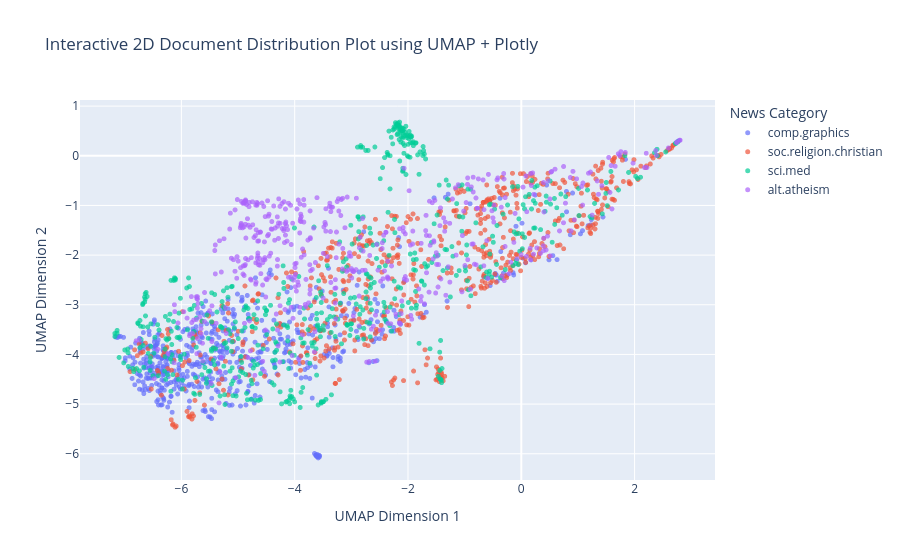

Notebook source saved alongside this figure:
### Markdown cell above
### >>> **Exercise 12 (take home):**
If you want a nicer interactive visualization here, I would encourage you try to install and use plotly to achieve this.

### Code cell
# Answer here
!pip install plotly
import plotly.express as px
import umap
import pandas as pd

try:
    embedding.shape
    print("Existing UMAP embedding data detected, using it directly.")
except NameError:
    print("UMAP embedding data not found, re-running dimensionality reduction...")
    reducer = umap.UMAP(n_components=2, random_state=42)
    embedding = reducer.fit_transform(X_counts)
    print("Dimensionality reduction complete.")

# DataFrame containing x, y coordinates, category, and hover tooltip information.
plot_df = pd.DataFrame(embedding, columns=['x', 'y'])
plot_df['category'] = X['category_name']
# Truncate the first 60 characters of each article for a preview.
plot_df['text_preview'] = X['text'].str[:60] + '...'

print("\nDataFrame for Plotly plot (preview of the first 5 rows):")
print(plot_df.head())

fig = px.scatter(
    plot_df,
    x='x',
    y='y',
    color='category',
    hover_data={
        'category': True,
        'text_preview': True,
        'x': False, # Do not show x coordinate in hover
        'y': False  # Do not show y coordinate in hover
    },
    title='Interactive 2D Document Distribution Plot using UMAP + Plotly'
)

fig.update_layout(
    legend_title_text='News Category',
    xaxis_title='UMAP Dimension 1',
    yaxis_title='UMAP Dimension 2'
)

fig.update_traces(marker=dict(size=5, opacity=0.7))
fig.show()

### Figure 1 — Plotly figure (JSON) as saved in the notebook; plotly's stock layout.template omitted (floating-point values rounded to 4 significant figures; data arrays with more than 128 entries replaced by an {"elided": "..."} marker saying what was removed)
{"data": [{"customdata": {"elided": "584x2 str values"}, "hovertemplate": "category=%{customdata[0]}<br>text_preview=%{customdata[1]}<extra></extra>", "legendgroup": "comp.graphics", "marker": {"color": "#636efa", "opacity": 0.7, "size": 5, "symbol": "circle"}, "mode": "markers", "name": "comp.graphics", "showlegend": true, "type": "scattergl", "x": {"elided": "584 float values"}, "xaxis": "x", "y": {"elided": "584 float values"}, "yaxis": "y"}, {"customdata": {"elided": "599x2 str values"}, "hovertemplate": "category=%{customdata[0]}<br>text_preview=%{customdata[1]}<extra></extra>", "legendgroup": "soc.religion.christian", "marker": {"color": "#EF553B", "opacity": 0.7, "size": 5, "symbol": "circle"}, "mode": "markers", "name": "soc.religion.christian", "showlegend": true, "type": "scattergl", "x": {"elided": "599 float values"}, "xaxis": "x", "y": {"elided": "599 float values"}, "yaxis": "y"}, {"customdata": {"elided": "594x2 str values"}, "hovertemplate": "category=%{customdata[0]}<br>text_preview=%{customdata[1]}<extra></extra>", "legendgroup": "sci.med", "marker": {"color": "#00cc96", "opacity": 0.7, "size": 5, "symbol": "circle"}, "mode": "markers", "name": "sci.med", "showlegend": true, "type": "scattergl", "x": {"elided": "594 float values"}, "xaxis": "x", "y": {"elided": "594 float values"}, "yaxis": "y"}, {"customdata": {"elided": "480x2 str values"}, "hovertemplate": "category=%{customdata[0]}<br>text_preview=%{customdata[1]}<extra></extra>", "legendgroup": "alt.atheism", "marker": {"color": "#ab63fa", "opacity": 0.7, "size": 5, "symbol": "circle"}, "mode": "markers", "name": "alt.atheism", "showlegend": true, "type": "scattergl", "x": {"elided": "480 float values"}, "xaxis": "x", "y": {"elided": "480 float values"}, "yaxis": "y"}], "layout": {"legend": {"title": {"text": "News Category"}, "tracegroupgap": 0}, "title": {"text": "Interactive 2D Document Distribution Plot using UMAP + Plotly"}, "xaxis": {"anchor": "y", "domain": [0, 1], "title": {"text": "UMAP Dimension 1"}}, "yaxis": {"anchor": "x", "domain": [0, 1], "title": {"text": "UMAP Dimension 2"}}}}
